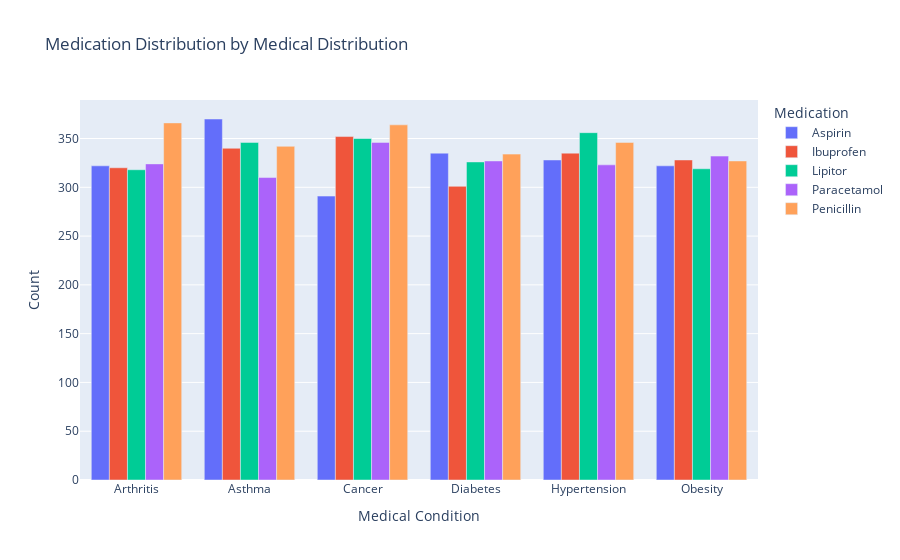

The code cell stored with this chart in its notebook:
### Code cell
df_combined = df.groupby(['Medical Condition', 'Medication']).size().reset_index(name='Count')
fig = px.bar(df_combined, x='Medical Condition', y='Count', color='Medication', barmode='group',
            title='Medication Distribution by Medical Distribution', labels={'Count': 'Count', 'Medical Condition': 'Medical Condition'})
fig.show()

### Figure 1 — Plotly figure (JSON) as saved in the notebook; plotly's stock layout.template omitted (floating-point values rounded to 4 significant figures)
{"data": [{"alignmentgroup": "True", "hovertemplate": "Medication=Aspirin<br>Medical Condition=%{x}<br>Count=%{y}<extra></extra>", "legendgroup": "Aspirin", "marker": {"color": "#636efa", "pattern": {"shape": ""}}, "name": "Aspirin", "offsetgroup": "Aspirin", "orientation": "v", "showlegend": true, "textposition": "auto", "type": "bar", "x": ["Arthritis", "Asthma", "Cancer", "Diabetes", "Hypertension", "Obesity"], "xaxis": "x", "y": [322, 370, 291, 335, 328, 322], "yaxis": "y"}, {"alignmentgroup": "True", "hovertemplate": "Medication=Ibuprofen<br>Medical Condition=%{x}<br>Count=%{y}<extra></extra>", "legendgroup": "Ibuprofen", "marker": {"color": "#EF553B", "pattern": {"shape": ""}}, "name": "Ibuprofen", "offsetgroup": "Ibuprofen", "orientation": "v", "showlegend": true, "textposition": "auto", "type": "bar", "x": ["Arthritis", "Asthma", "Cancer", "Diabetes", "Hypertension", "Obesity"], "xaxis": "x", "y": [320, 340, 352, 301, 335, 328], "yaxis": "y"}, {"alignmentgroup": "True", "hovertemplate": "Medication=Lipitor<br>Medical Condition=%{x}<br>Count=%{y}<extra></extra>", "legendgroup": "Lipitor", "marker": {"color": "#00cc96", "pattern": {"shape": ""}}, "name": "Lipitor", "offsetgroup": "Lipitor", "orientation": "v", "showlegend": true, "textposition": "auto", "type": "bar", "x": ["Arthritis", "Asthma", "Cancer", "Diabetes", "Hypertension", "Obesity"], "xaxis": "x", "y": [318, 346, 350, 326, 356, 319], "yaxis": "y"}, {"alignmentgroup": "True", "hovertemplate": "Medication=Paracetamol<br>Medical Condition=%{x}<br>Count=%{y}<extra></extra>", "legendgroup": "Paracetamol", "marker": {"color": "#ab63fa", "pattern": {"shape": ""}}, "name": "Paracetamol", "offsetgroup": "Paracetamol", "orientation": "v", "showlegend": true, "textposition": "auto", "type": "bar", "x": ["Arthritis", "Asthma", "Cancer", "Diabetes", "Hypertension", "Obesity"], "xaxis": "x", "y": [324, 310, 346, 327, 323, 332], "yaxis": "y"}, {"alignmentgroup": "True", "hovertemplate": "Medication=Penicillin<br>Medical Condition=%{x}<br>Count=%{y}<extra></extra>", "legendgroup": "Penicillin", "marker": {"color": "#FFA15A", "pattern": {"shape": ""}}, "name": "Penicillin", "offsetgroup": "Penicillin", "orientation": "v", "showlegend": true, "textposition": "auto", "type": "bar", "x": ["Arthritis", "Asthma", "Cancer", "Diabetes", "Hypertension", "Obesity"], "xaxis": "x", "y": [366, 342, 364, 334, 346, 327], "yaxis": "y"}], "layout": {"barmode": "group", "legend": {"title": {"text": "Medication"}, "tracegroupgap": 0}, "title": {"text": "Medication Distribution by Medical Distribution"}, "xaxis": {"anchor": "y", "domain": [0, 1], "title": {"text": "Medical Condition"}}, "yaxis": {"anchor": "x", "domain": [0, 1], "title": {"text": "Count"}}}}
